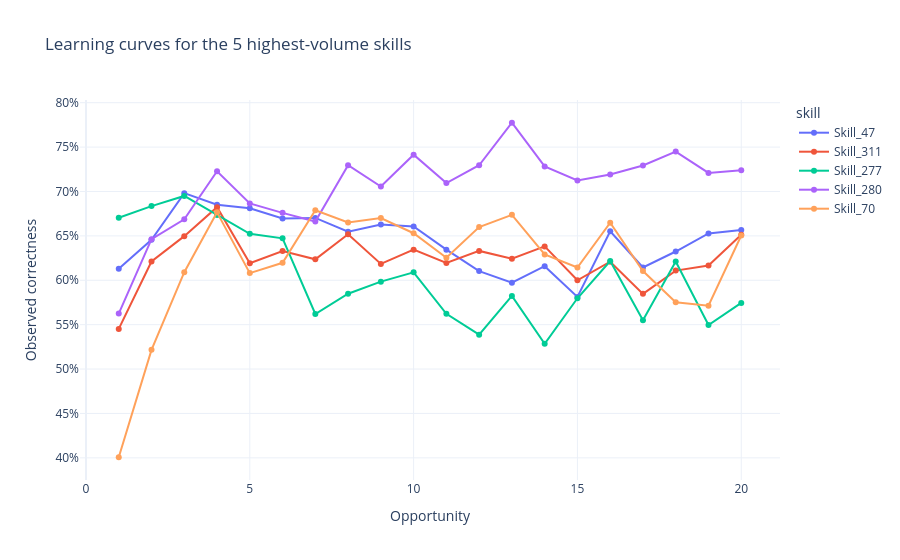

Notebook cell for this chart:
### Code cell
TOP_SKILLS_FOR_CURVES = 5
MAX_SKILL_OPPORTUNITY = 20
MIN_SKILL_CURVE_ROWS = 30
curve_frames = []

for skill in skill_summary.nlargest(TOP_SKILLS_FOR_CURVES, "interactions")["skill"]:
    curve = (
        df.loc[skill_matrix[skill].eq(1)]
        .groupby("opportunity")
        .agg(
            correctness=("correct", "mean"),
            interactions=("correct", "size"),
            students=("user_id", "nunique"),
        )
        .reset_index()
        .query(
            "opportunity <= @MAX_SKILL_OPPORTUNITY "
            "and interactions >= @MIN_SKILL_CURVE_ROWS"
        )
    )
    curve["skill"] = skill
    curve_frames.append(curve)

skill_curves = pd.concat(curve_frames, ignore_index=True)

fig = px.line(
    skill_curves,
    x="opportunity",
    y="correctness",
    color="skill",
    markers=True,
    hover_data=["interactions", "students"],
    title=f"Learning curves for the {TOP_SKILLS_FOR_CURVES} highest-volume skills",
    labels={"opportunity": "Opportunity", "correctness": "Observed correctness"},
    template=PLOT_TEMPLATE,
)
fig.update_yaxes(tickformat=".0%")
fig.show()

### Figure 1 — Plotly figure (JSON) as saved in the notebook; plotly's stock layout.template omitted (floating-point values rounded to 4 significant figures)
{"data": [{"customdata": [[1225, 1225], [1137, 1137], [1113, 1113], [1026, 1026], [975, 975], [920, 920], [846, 846], [776, 776], [712, 712], [669, 669], [621, 621], [562, 562], [519, 519], [479, 479], [437, 437], [380, 380], [345, 345], [321, 321], [288, 288], [265, 265]], "hovertemplate": "skill=Skill_47<br>Opportunity=%{x}<br>Observed correctness=%{y}<br>interactions=%{customdata[0]}<br>students=%{customdata[1]}<extra></extra>", "legendgroup": "Skill_47", "line": {"color": "#636efa", "dash": "solid"}, "marker": {"symbol": "circle"}, "mode": "lines+markers", "name": "Skill_47", "orientation": "v", "showlegend": true, "type": "scatter", "x": [1, 2, 3, 4, 5, 6, 7, 8, 9, 10, 11, 12, 13, 14, 15, 16, 17, 18, 19, 20], "xaxis": "x", "y": [0.6131, 0.6456, 0.6981, 0.6852, 0.681, 0.6696, 0.6702, 0.6546, 0.6629, 0.6607, 0.6345, 0.6103, 0.5973, 0.6159, 0.5812, 0.6553, 0.6145, 0.6324, 0.6528, 0.6566], "yaxis": "y"}, {"customdata": [[961, 961], [776, 776], [708, 708], [636, 636], [688, 688], [602, 602], [542, 542], [497, 497], [498, 498], [476, 476], [431, 431], [387, 387], [378, 378], [351, 351], [325, 325], [306, 306], [301, 301], [275, 275], [266, 266], [258, 258]], "hovertemplate": "skill=Skill_311<br>Opportunity=%{x}<br>Observed correctness=%{y}<br>interactions=%{customdata[0]}<br>students=%{customdata[1]}<extra></extra>", "legendgroup": "Skill_311", "line": {"color": "#EF553B", "dash": "solid"}, "marker": {"symbol": "circle"}, "mode": "lines+markers", "name": "Skill_311", "orientation": "v", "showlegend": true, "type": "scatter", "x": [1, 2, 3, 4, 5, 6, 7, 8, 9, 10, 11, 12, 13, 14, 15, 16, 17, 18, 19, 20], "xaxis": "x", "y": [0.5453, 0.6211, 0.6497, 0.6824, 0.6192, 0.6329, 0.6236, 0.6519, 0.6185, 0.6345, 0.6195, 0.6331, 0.6243, 0.6382, 0.6, 0.6209, 0.5847, 0.6109, 0.6165, 0.6512], "yaxis": "y"}, {"customdata": [[1226, 1226], [1008, 1008], [777, 777], [680, 680], [627, 627], [567, 567], [500, 500], [448, 448], [386, 386], [358, 358], [313, 313], [284, 284], [261, 261], [229, 229], [207, 207], [185, 185], [173, 173], [161, 161], [151, 151], [141, 141]], "hovertemplate": "skill=Skill_277<br>Opportunity=%{x}<br>Observed correctness=%{y}<br>interactions=%{customdata[0]}<br>students=%{customdata[1]}<extra></extra>", "legendgroup": "Skill_277", "line": {"color": "#00cc96", "dash": "solid"}, "marker": {"symbol": "circle"}, "mode": "lines+markers", "name": "Skill_277", "orientation": "v", "showlegend": true, "type": "scatter", "x": [1, 2, 3, 4, 5, 6, 7, 8, 9, 10, 11, 12, 13, 14, 15, 16, 17, 18, 19, 20], "xaxis": "x", "y": [0.6705, 0.6835, 0.695, 0.6735, 0.6523, 0.6473, 0.562, 0.5848, 0.5984, 0.6089, 0.5623, 0.5387, 0.5824, 0.5284, 0.5797, 0.6216, 0.5549, 0.6211, 0.5497, 0.5745], "yaxis": "y"}, {"customdata": [[1353, 1353], [1066, 1066], [978, 978], [920, 920], [836, 836], [756, 756], [692, 692], [625, 625], [540, 540], [499, 499], [413, 413], [355, 355], [319, 319], [287, 287], [240, 240], [203, 203], [181, 181], [149, 149], [129, 129], [105, 105]], "hovertemplate": "skill=Skill_280<br>Opportunity=%{x}<br>Observed correctness=%{y}<br>interactions=%{customdata[0]}<br>students=%{customdata[1]}<extra></extra>", "legendgroup": "Skill_280", "line": {"color": "#ab63fa", "dash": "solid"}, "marker": {"symbol": "circle"}, "mode": "lines+markers", "name": "Skill_280", "orientation": "v", "showlegend": true, "type": "scatter", "x": [1, 2, 3, 4, 5, 6, 7, 8, 9, 10, 11, 12, 13, 14, 15, 16, 17, 18, 19, 20], "xaxis": "x", "y": [0.5625, 0.6463, 0.6687, 0.7228, 0.6866, 0.6759, 0.6662, 0.7296, 0.7056, 0.7415, 0.7094, 0.7296, 0.7774, 0.7282, 0.7125, 0.7192, 0.7293, 0.745, 0.7209, 0.7238], "yaxis": "y"}, {"customdata": [[1188, 986], [809, 694], [765, 668], [711, 632], [569, 513], [518, 443], [464, 397], [409, 338], [385, 314], [366, 304], [331, 278], [297, 251], [285, 235], [248, 208], [223, 185], [191, 161], [172, 146], [153, 140], [133, 117], [123, 113]], "hovertemplate": "skill=Skill_70<br>Opportunity=%{x}<br>Observed correctness=%{y}<br>interactions=%{customdata[0]}<br>students=%{customdata[1]}<extra></extra>", "legendgroup": "Skill_70", "line": {"color": "#FFA15A", "dash": "solid"}, "marker": {"symbol": "circle"}, "mode": "lines+markers", "name": "Skill_70", "orientation": "v", "showlegend": true, "type": "scatter", "x": [1, 2, 3, 4, 5, 6, 7, 8, 9, 10, 11, 12, 13, 14, 15, 16, 17, 18, 19, 20], "xaxis": "x", "y": [0.4007, 0.5216, 0.6092, 0.6765, 0.6081, 0.6197, 0.6789, 0.665, 0.6701, 0.653, 0.6254, 0.6599, 0.6737, 0.629, 0.6143, 0.6649, 0.6105, 0.5752, 0.5714, 0.6504], "yaxis": "y"}], "layout": {"legend": {"title": {"text": "skill"}, "tracegroupgap": 0}, "title": {"text": "Learning curves for the 5 highest-volume skills"}, "xaxis": {"anchor": "y", "domain": [0, 1], "title": {"text": "Opportunity"}}, "yaxis": {"anchor": "x", "domain": [0, 1], "tickformat": ".0%", "title": {"text": "Observed correctness"}}}}
